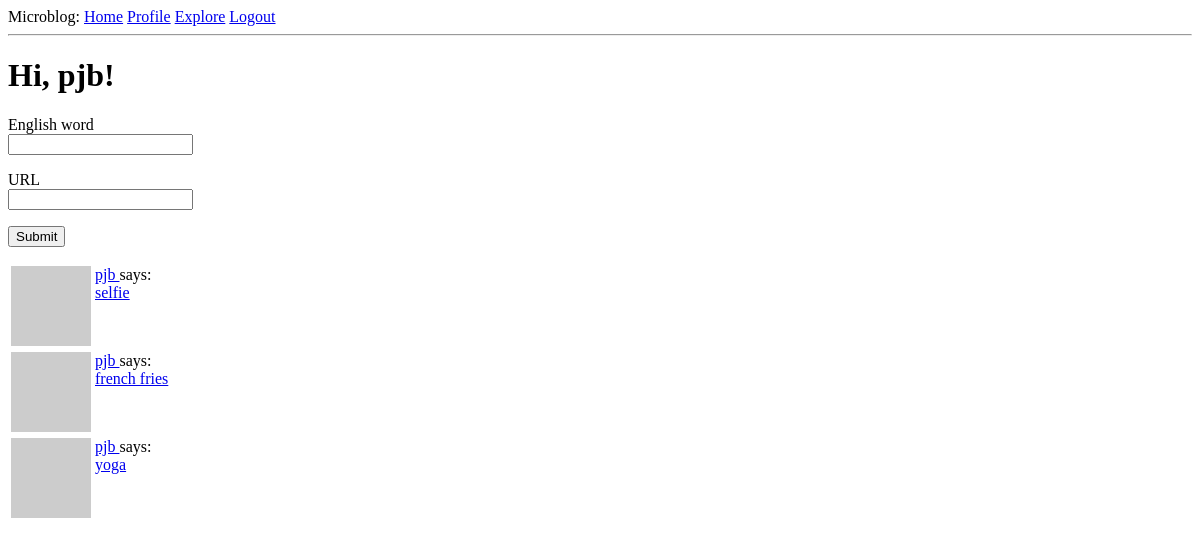
Before: /index (signed in) with the older database file.
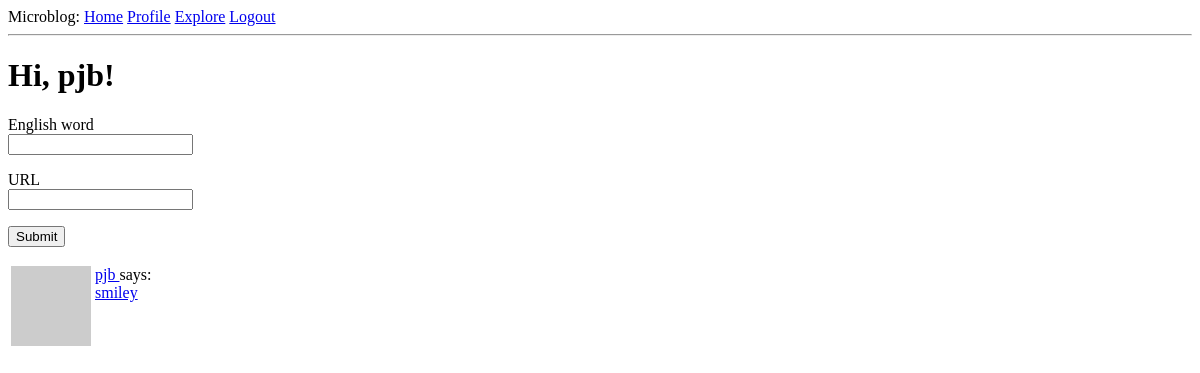
After: the same page with the newer database file.
### app/models.py (models this page shows, shortened)
class Entry(db.Model):
    id = db.Column(db.Integer, primary_key=True)
    url = db.Column(db.String)
    english_word = db.Column(db.String, index=True, unique=True)
    latin_top_choice = db.Column(db.String, index=True)
    tweet_id = db.Column(db.String, index=True)
    username = db.Column(db.String)
    body = db.Column(db.String(140))
    tweet_date = db.Column(db.DateTime)
    timestamp = db.Column(db.DateTime, index=True, default=datetime.utcnow)
    user_id = db.Column(db.Integer, db.ForeignKey('user.id'))

class User(UserMixin, db.Model):
    id = db.Column(db.Integer, primary_key=True)
    username = db.Column(db.String(64), index=True, unique=True)
    email = db.Column(db.String(120), index=True, unique=True)
    password_hash = db.Column(db.String(128))
    posts = db.relationship('Entry', backref='author', lazy='dynamic')
    about_me = db.Column(db.String(140))
    last_seen = db.Column(db.DateTime, default=datetime.utcnow)
    def avatar(self, size):
        digest = md5(self.email.lower().encode('utf-8')).hexdigest()
        return 'https://www.gravatar.com/avatar/{}?d=identicon&s={}'.format(
            digest, size)
    def submitted_entries(self):
        submitted = Entry.query.filter_by(user_id=self.id)
        return submitted.order_by(Entry.timestamp.desc())

### app/routes.py (the view, shortened to what this page needs)
@app.route('/', methods=['GET', 'POST'])
@app.route('/index', methods=['GET', 'POST'])
@login_required
def index():
    form = EntryForm()
    entries = current_user.submitted_entries().all()
    return render_template("index.html", title='Home Page', form=form,
                           entries=entries)

### app/forms.py
class EntryForm(FlaskForm):
    english_word = StringField('English word', validators=[
        DataRequired(), Length(min=1, max=140)])
    url = StringField('URL', validators=[
        DataRequired(), Length(min=1, max=140)])
    submit = SubmitField('Submit')

### app/models.py (called while the page is built)
@login.user_loader
def load_user(id):
    return User.query.get(int(id))

### app/routes.py (called while the page is built)
@app.before_request
def before_request():
    if current_user.is_authenticated:
        current_user.last_seen = datetime.utcnow()
        db.session.commit()

### app/templates/index.html (shortened to what this page needs)
{% extends "base.html" %}
{% block content %}
    {% if form %}
    <h1>Hi, {{ current_user.username }}!</h1>
    <form action="" method="post">
        <p>
            {{ form.english_word.label }}<br>
            {{ form.english_word(cols=32, rows=4) }}<br>
        </p>
        <p>
            {{ form.url.label }}<br>
            {{ form.url(cols=32, rows=4) }}<br>
        </p>
        <p>{{ form.submit() }}</p>
    </form>
    {% endif %}
    {% for entry in entries %}
      {% include '_post.html' %}
    {% endfor %}
{% endblock %}

### app/templates/_post.html
<table>
    <tr valign="top">
        <td><img src="{{ entry.author.avatar(36) }}"></td>
        <td>
            <a href="{{ url_for('user', username=entry.author.username) }}">
                {{ entry.author.username }}
            </a>
            says:<br>
            <a href="{{ url_for('entry', english_word=entry.english_word) }}">
              {{ entry.english_word }}
            </a>
        </td>
    </tr>
</table>

Changed rows visible on the page:
removed Entry: author.username "pjb", english_word "selfie"
removed Entry: author.username "pjb", english_word "french fries"
changed Entry "pjb": english_word "yoga" → "smiley"
